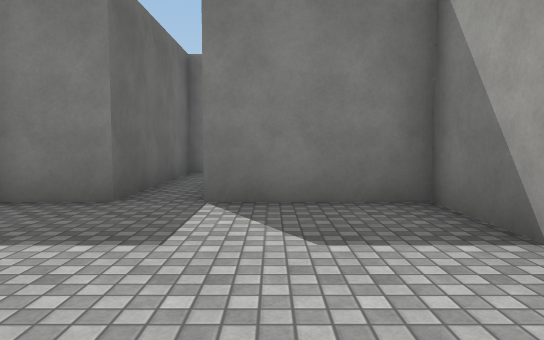
View 1 (above)

12 first-person views from a walk through a scene from a Unity 3-D project. The camera is 1.3 m above the floor, tilts 4° down and sees 70° across. The floor is counted in squares, 2 m on a side. Each view is taken from the middle of a square. On the plan, view 1 faces up. The plan holds only what a view shows up to about 11 squares ahead; the rest is blank. The place goes on beyond the plan. The player is left out. Door leaves are left out, so doorways stand open. Surface patterns are stand-ins for the level's own textures.

View 2
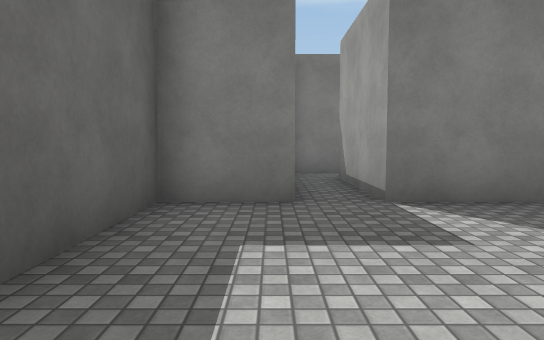

View 3
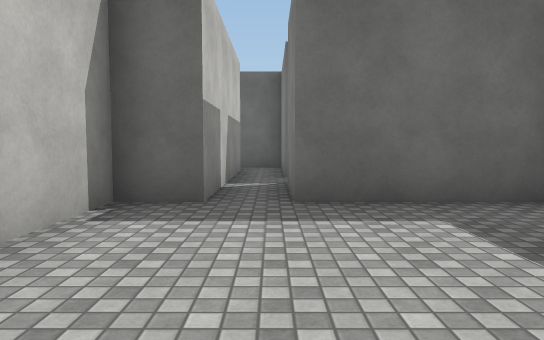

View 4
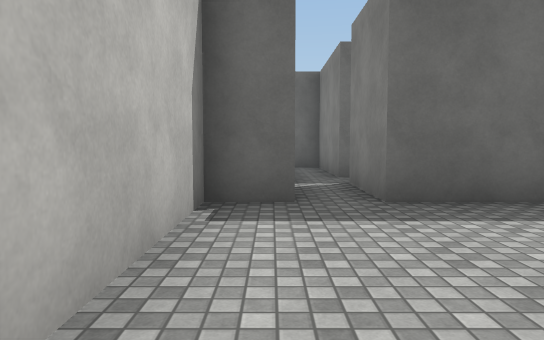

View 5
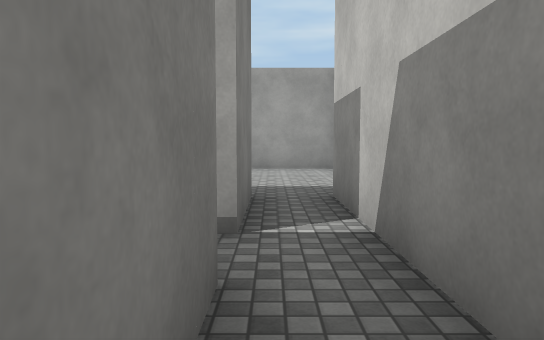

View 6
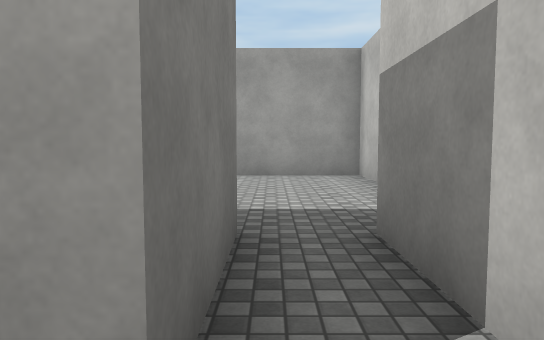

View 7
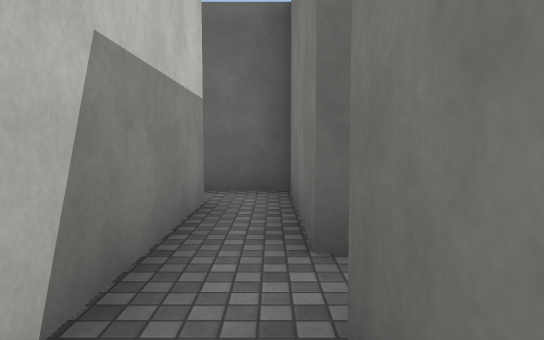

View 8
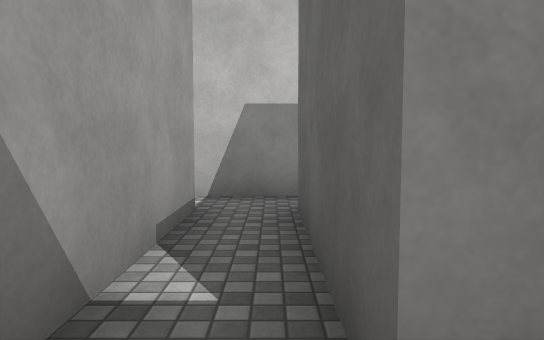

View 9
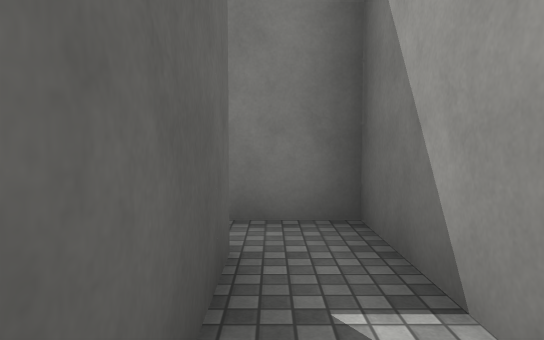

View 10
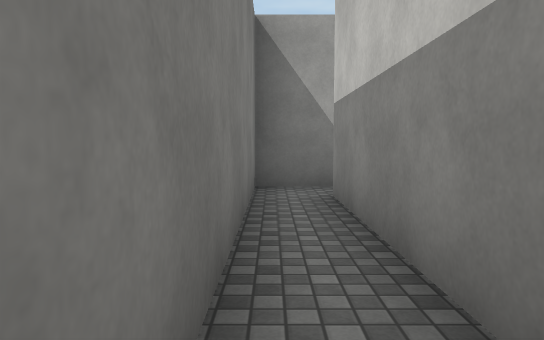

View 11
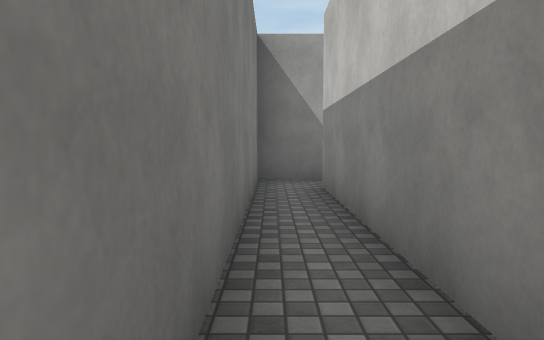

View 12
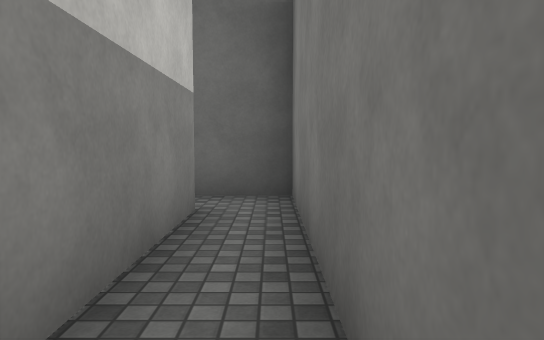

### Floor plan
Points are (right, up) in squares from view 1. A wall is a line through its corners. A room is listed if a view was taken in it or the views show most of it. See-through windows are left out.
Room 1 (views 1, 2, 3, 4, 7)
walls: (-5.4, 0.2) (-3.2, 0.2) (-3.2, -0.7) (1.8, -0.7) (1.8, 4.2) (-0.7, 4.2) (-0.7, 7.2); (-0.5, 8.2) (-1.7, 8.2) (-1.7, 4.2) (-3.2, 4.2) (-3.2, 1.2) (-5.3, 1.2)
ways out: opening at (-4.5, 1) to room 3
Room 2 (view 5)
walls: (-8.2, 0.2) (-6.4, 0.2); (-6.2, 1.2) (-9.2, 1.2) (-9.2, 0)
ways out: opening at (-7.5, 1) to room 3; opening at (-9, -0.5)
Room 3 (views 6, 8, 9, 10, 11, 12)
walls: (-11.8, 4.2) (-6.2, 4.2) (-6.2, 1.2); (-5.3, 1.2) (-5.3, 5.2) (-12.7, 5.2) (-12.7, 4); (-6.4, 0.2) (-5.4, 0.2)
ways out: opening at (-4.5, 1) to room 1; opening at (-7.5, 1) to room 2; opening at (-12, 3.5)

Where each view was taken, in squares from view 1:
view 1: 0 up, 0 right, facing up
view 2: 0 up, 2 left, facing up
view 3: 1 up, 1 right, facing left
view 4: 0 up, 1 right, facing left
view 5: 1 up, 8 left, facing right
view 6: 1 up, 6 left, facing right
view 7: 1 up, 4 left, facing left
view 8: 5 up, 6 left, facing down
view 9: 2 up, 6 left, facing up
view 10: 5 up, 11 left, facing right
view 11: 5 up, 12 left, facing right
view 12: 5 up, 8 left, facing left
